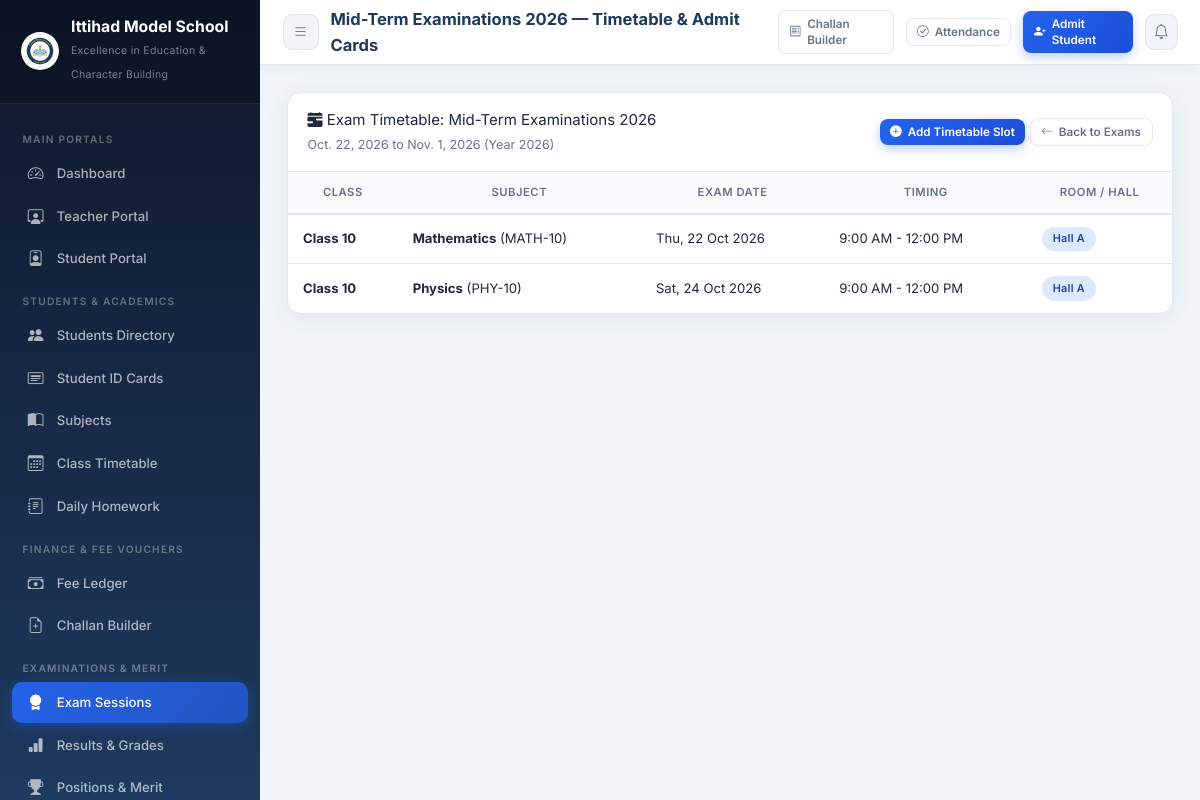
Screenshot of /exams/1/schedules/ (signed in) with the database file from the repository.
### core/models.py (models this page shows, shortened)
class SchoolSetting(models.Model):
    school_name        = models.CharField(max_length=200, default='Ittihad Model School')
    tagline            = models.CharField(max_length=250, default='Excellence in Education & Character Building')
    registration_no    = models.CharField(max_length=100, default='REG-IMS-2026-987')
    address            = models.TextField(default='Sector H-9, Educational Complex, Capital City')
    contact_phone      = models.CharField(max_length=50, default='+92 51 9876543 / 0300-1234567')
    email              = models.EmailField(default='info@ittihadmodelschool.edu.pk')
    website            = models.URLField(default='https://ittihadmodelschool.edu.pk', blank=True)
    logo               = models.ImageField(upload_to='school_branding/', default='school_branding/logo.png', blank=True, null=True)
    bank_name          = models.CharField(max_length=100, default='National Allied Bank Ltd')
    bank_account_title = models.CharField(max_length=150, default='Ittihad Model School Trust')
    bank_account_no    = models.CharField(max_length=50, default='0123-4567890123')
    iban               = models.CharField(max_length=50, default='PK36NABL0000012345678901')
    bank_branch        = models.CharField(max_length=100, default='Main Campus Branch (Code: 0422)')
    currency_symbol    = models.CharField(max_length=10, default='PKR')
    late_fee_per_day   = models.DecimalField(max_digits=8, decimal_places=2, default=50.00)
    principal_name     = models.CharField(max_length=100, default='Prof. Dr. Sarah Jenkins')
    @classmethod
    def get_settings(cls):
        obj, _ = cls.objects.get_or_create(
            id=1,
            defaults={
                'school_name': 'Ittihad Model School',
                'tagline': 'Excellence in Education & Character Building',
                'logo': 'school_branding/logo.png',
            }
        )
        return obj

class Exam(models.Model):
    title         = models.CharField(max_length=150)
    exam_type     = models.CharField(max_length=20, choices=EXAM_TYPE, default='Final')
    academic_year = models.IntegerField(default=date.today().year, db_index=True)
    start_date    = models.DateField()
    end_date      = models.DateField()
    instructions  = models.TextField(blank=True, default="Students must arrive 15 minutes before exam start time with Admit Card and ID Card.")
    is_active     = models.BooleanField(default=True, db_index=True)

class ExamSchedule(models.Model):
    exam          = models.ForeignKey(Exam, on_delete=models.CASCADE, related_name='schedules')
    student_class = models.CharField(max_length=10, choices=CLASS_CHOICES, db_index=True)
    subject       = models.ForeignKey(Subject, on_delete=models.CASCADE)
    exam_date     = models.DateField(db_index=True)
    start_time    = models.TimeField()
    end_time      = models.TimeField()
    room_no       = models.CharField(max_length=30, default='Exam Hall 1')
    class Meta:
        ordering = ['exam_date', 'start_time']

class Subject(models.Model):
    name          = models.CharField(max_length=100)
    code          = models.CharField(max_length=15, unique=True, db_index=True)
    max_marks     = models.IntegerField(default=100)
    passing_marks = models.IntegerField(default=40)
    student_class = models.CharField(max_length=10, choices=CLASS_CHOICES, blank=True, db_index=True)
    teacher       = models.ForeignKey(Staff, on_delete=models.SET_NULL, null=True, blank=True, related_name='assigned_subjects')
    class Meta:
        ordering = ['student_class', 'name']

### core/views.py (the view)
# urls.py: path('exams/<int:exam_id>/schedules/', views.exam_schedule_list,     name='exam_schedule_list'),
@login_required
def exam_schedule_list(request, exam_id):
    exam = get_object_or_404(Exam, pk=exam_id)
    schedules = exam.schedules.all().select_related('subject')
    return render(request, 'core/exam_schedule_list.html', {'exam': exam, 'schedules': schedules})

### core/context_processors.py (called while the page is built)
def school_settings_processor(request):
    try:
        setting = SchoolSetting.get_settings()
    except Exception:
        setting = None
    return {
        'school_setting': setting,
        'SCHOOL_NAME': setting.school_name if setting else 'Ittihad Model School',
    }

### templates/core/exam_schedule_list.html (shortened to what this page needs)
{% extends "base.html" %}
{% block page_title %}{{ exam.title }} — Timetable & Admit Cards{% endblock %}
{% block content %}
<div class="card fade-in">
  <div class="card-header" style="display:flex; justify-content:space-between; align-items:center; flex-wrap:wrap; gap:12px;">
    <div>
      <div class="card-title"><i class="bi bi-calendar-range-fill text-primary"></i> Exam Timetable: {{ exam.title }}</div>
      <small class="text-muted">{{ exam.start_date }} to {{ exam.end_date }} (Year {{ exam.academic_year }})</small>
    </div>
    <div class="actions-group">
      <a href="{% url 'exam_schedule_add' exam.pk %}" class="btn btn-primary btn-sm">
        <i class="bi bi-plus-circle-fill"></i> Add Timetable Slot
      </a>
      <a href="{% url 'exam_list' %}" class="btn btn-outline btn-sm">
        <i class="bi bi-arrow-left"></i> Back to Exams
      </a>
    </div>
  </div>
  <div class="card-body p-0">
    <div class="table-responsive">
      <table class="table mb-0">
        <thead>
          <tr>
            <th>Class</th>
            <th>Subject</th>
            <th>Exam Date</th>
            <th>Timing</th>
            <th>Room / Hall</th>
          </tr>
        </thead>
        <tbody>
          {% for s in schedules %}
            <tr>
              <td><strong>Class {{ s.student_class }}</strong></td>
              <td><strong>{{ s.subject.name }}</strong> ({{ s.subject.code }})</td>
              <td>{{ s.exam_date|date:"D, d M Y" }}</td>
              <td>{{ s.start_time|time:"g:i A" }} - {{ s.end_time|time:"g:i A" }}</td>
              <td><span class="badge badge-info">{{ s.room_no }}</span></td>
            </tr>
          {% empty %}
            <tr>
              <td colspan="5" class="text-center py-4 text-muted">No timetable slots created for this exam yet.</td>
            </tr>
          {% endfor %}
        </tbody>
      </table>
    </div>
  </div>
</div>
{% endblock %}

### templates/base.html (shortened to what this page needs)
<!DOCTYPE html>
<html lang="en">
<head>
  {% load static %}
  <link rel="stylesheet" href="{% static 'css/style.css' %}">
  <link rel="stylesheet" href="https://cdn.jsdelivr.net/npm/bootstrap-icons@1.11.1/font/bootstrap-icons.css">
</head>
<body>
<aside class="sidebar" id="sidebar">
  <div class="sidebar-brand">
    <div class="brand-icon" style="display:flex; align-items:center; justify-content:center; background:none;">
      {% if school_setting.logo %}
        <img src="{{ school_setting.logo.url }}" alt="Logo" style="width:38px; height:38px; border-radius:50%; object-fit:contain; background:white; padding:1px; box-shadow:0 2px 6px rgba(0,0,0,0.15);">
      {% else %}
        <img src="{% static 'images/logo.png' %}" alt="Logo" style="width:38px; height:38px; border-radius:50%; object-fit:contain; background:white; padding:1px; box-shadow:0 2px 6px rgba(0,0,0,0.15);" onerror="this.outerHTML='🏫'">
      {% endif %}
    </div>
    <div class="brand-text">
      <h2 style="font-size:1.05rem; line-height:1.2;">{{ school_setting.school_name|default:"Ittihad Model School" }}</h2>
      <span style="font-size:0.7rem; letter-spacing:0.3px;">{{ school_setting.tagline|default:"Excellence in Education" }}</span>
    </div>
  </div>
  <nav class="sidebar-menu">
    <div class="menu-label">Main Portals</div>
    <div class="nav-item">
      <a href="{% url 'dashboard' %}" class="nav-link">
        <span class="nav-icon"><i class="bi bi-speedometer2"></i></span>
        Dashboard
      </a>
    </div>
    <div class="nav-item">
      <a href="{% url 'teacher_portal' %}" class="nav-link">
        <span class="nav-icon"><i class="bi bi-person-workspace"></i></span>
        Teacher Portal
      </a>
    </div>
    <div class="nav-item">
      <a href="{% url 'student_portal' %}" class="nav-link">
        <span class="nav-icon"><i class="bi bi-person-badge"></i></span>
        Student Portal
      </a>
    </div>
    <div class="menu-label">Students & Academics</div>
    <div class="nav-item">
      <a href="{% url 'student_list' %}" class="nav-link">
        <span class="nav-icon"><i class="bi bi-people-fill"></i></span>
        Students Directory
      </a>
    </div>
    <div class="nav-item">
      <a href="{% url 'student_id_cards_pdf' %}" target="_blank" class="nav-link">
        <span class="nav-icon"><i class="bi bi-card-heading"></i></span>
        Student ID Cards
      </a>
    </div>
    <div class="nav-item">
      <a href="{% url 'subject_list' %}" class="nav-link">
        <span class="nav-icon"><i class="bi bi-book-half"></i></span>
        Subjects
      </a>
    </div>
    <div class="nav-item">
      <a href="{% url 'timetable_list' %}" class="nav-link">
        <span class="nav-icon"><i class="bi bi-calendar3"></i></span>
        Class Timetable
      </a>
    </div>
    <div class="nav-item">
      <a href="{% url 'homework_list' %}" class="nav-link">
        <span class="nav-icon"><i class="bi bi-journal-text"></i></span>
        Daily Homework
      </a>
    </div>
    <div class="menu-label">Finance & Fee Vouchers</div>
    <div class="nav-item">
      <a href="{% url 'fee_list' %}" class="nav-link">
        <span class="nav-icon"><i class="bi bi-cash-stack"></i></span>
        Fee Ledger
      </a>
    </div>
    <div class="nav-item">
      <a href="{% url 'bulk_voucher_generate' %}" class="nav-link">
        <span class="nav-icon"><i class="bi bi-file-earmark-plus"></i></span>
        Challan Builder
      </a>
    </div>
    <div class="menu-label">Examinations & Merit</div>
    <div class="nav-item">
      <a href="{% url 'exam_list' %}" class="nav-link">
        <span class="nav-icon"><i class="bi bi-award-fill"></i></span>
        Exam Sessions
      </a>
    </div>
    <div class="nav-item">
      <a href="{% url 'result_list' %}" class="nav-link">
        <span class="nav-icon"><i class="bi bi-bar-chart-fill"></i></span>
        Results & Grades
      </a>
    </div>
    <div class="nav-item">
      <a href="{% url 'merit_list_view' %}" class="nav-link">
        <span class="nav-icon"><i class="bi bi-trophy-fill"></i></span>
        Positions & Merit
      </a>
    </div>
  </nav>
</aside>
<header class="topbar">
  <div style="display:flex; align-items:center; gap:12px;">
    <button class="btn-icon" id="menuToggle" aria-label="Toggle menu">
      <i class="bi bi-list"></i>
    </button>
    <div class="topbar-title">{% block page_title %}EduManage Dashboard{% endblock %}</div>
  </div>
  <div class="topbar-actions">
    <a href="{% url 'bulk_voucher_generate' %}" class="btn btn-outline btn-sm" title="Generate Monthly Vouchers">
      <i class="bi bi-receipt"></i> <span class="d-none-sm">Challan Builder</span>
    </a>
    <a href="{% url 'student_attendance' %}" class="btn btn-outline btn-sm" title="Mark Daily Attendance">
      <i class="bi bi-check-circle"></i> <span class="d-none-sm">Attendance</span>
    </a>
    <a href="{% url 'student_add' %}" class="btn btn-primary btn-sm" id="quickAddStudent">
      <i class="bi bi-person-plus-fill"></i> <span class="d-none-sm">Admit Student</span>
    </a>
    <a href="{% url 'notifications' %}" class="btn-icon" id="notifBtn" title="Notifications">
      <i class="bi bi-bell"></i>
    </a>
  </div>
</header>
<main class="main-content">
  <div class="page-body">
    {% block content %}{% endblock %}
  </div>
</main>
</body>
</html>

### rows the page displays
SchoolSetting: logo (picture), school_name "Ittihad Model School", tagline "Excellence in Education & Character Building"
Exam: title "Mid-Term Examinations 2026", start_date "Oct. 22, 2026", end_date "Nov. 1, 2026", academic_year "2026"
ExamSchedule: student_class "10", subject.name "Mathematics", subject.code "MATH-10", exam_date "Thu, 22 Oct 2026", start_time "9:00 AM", end_time "12:00 PM", room_no "Hall A"
ExamSchedule: student_class "10", subject.name "Physics", subject.code "PHY-10", exam_date "Sat, 24 Oct 2026", start_time "9:00 AM", end_time "12:00 PM", room_no "Hall A"
